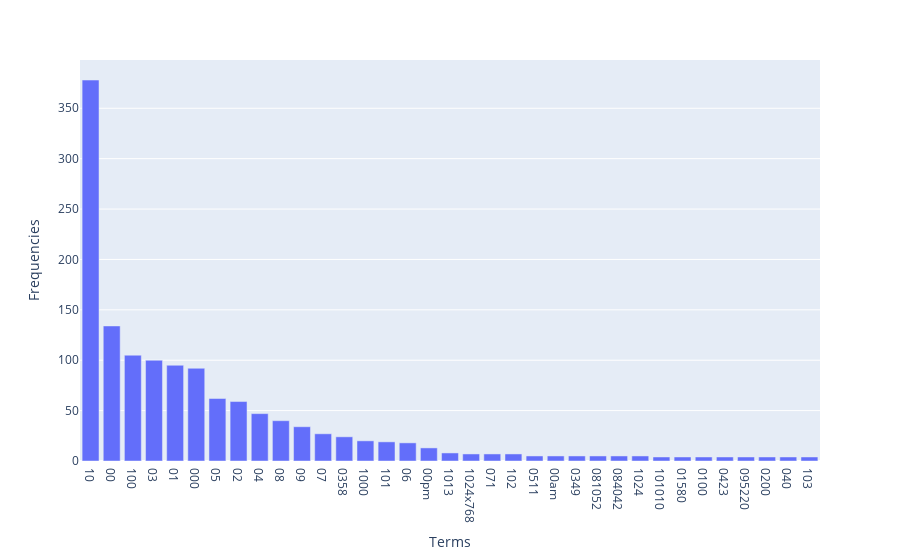

The code cell stored with this chart in its notebook:
### Code cell
fig = px.bar(df, x = 'terms', y = 'frequencies')
fig.update_layout(
    xaxis_title="Terms",
    yaxis_title="Frequencies"
)
fig.show()

### Figure 1 — Plotly figure (JSON) as saved in the notebook; plotly's stock layout.template omitted (floating-point values rounded to 4 significant figures)
{"data": [{"alignmentgroup": "True", "hovertemplate": "terms=%{x}<br>frequencies=%{y}<extra></extra>", "legendgroup": "", "marker": {"color": "#636efa", "pattern": {"shape": ""}}, "name": "", "offsetgroup": "", "orientation": "v", "showlegend": false, "textposition": "auto", "type": "bar", "x": ["10", "00", "100", "03", "01", "000", "05", "02", "04", "08", "09", "07", "0358", "1000", "101", "06", "00pm", "1013", "1024x768", "071", "102", "0511", "00am", "0349", "081052", "084042", "1024", "101010", "01580", "0100", "0423", "095220", "0200", "040", "103"], "xaxis": "x", "y": [378, 134, 105, 100, 95, 92, 62, 59, 47, 40, 34, 27, 24, 20, 19, 18, 13, 8, 7, 7, 7, 5, 5, 5, 5, 5, 5, 4, 4, 4, 4, 4, 4, 4, 4], "yaxis": "y"}], "layout": {"barmode": "relative", "legend": {"tracegroupgap": 0}, "margin": {"t": 60}, "xaxis": {"anchor": "y", "domain": [0, 1], "title": {"text": "Terms"}}, "yaxis": {"anchor": "x", "domain": [0, 1], "title": {"text": "Frequencies"}}}}
